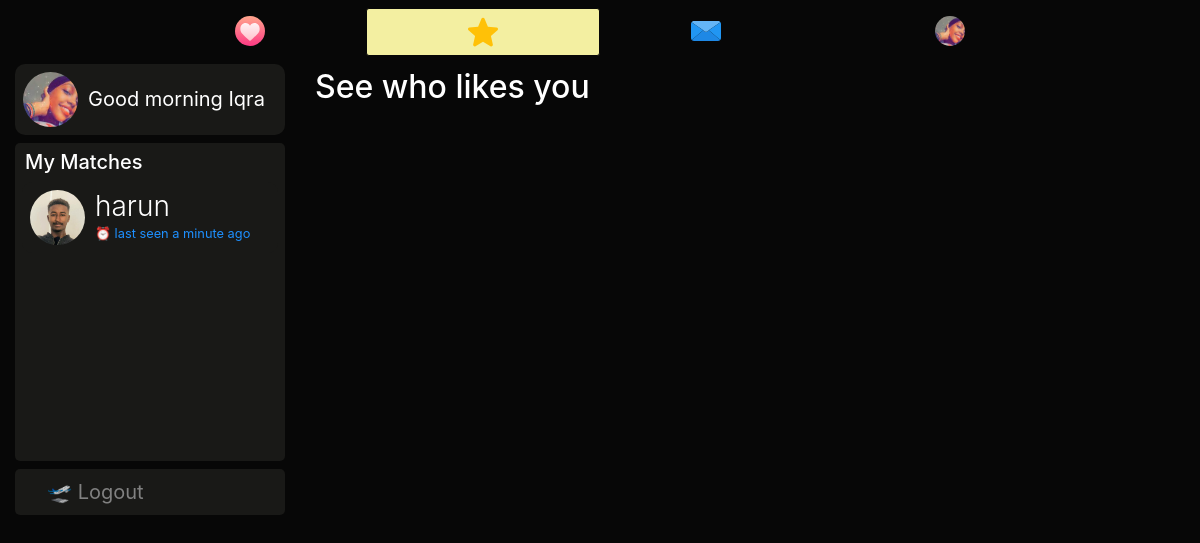
Page /discover (signed in) on the committed database.
### dating/models.py (models this page shows, shortened)
class User(db.Model, UserMixin):
	id = db.Column(db.Integer, primary_key=True)
	username = db.Column(db.String(20), unique=True, nullable=False)
	email = db.Column(db.String(120), unique=True, nullable=True)
	dp = db.Column(db.String(20), nullable=False, default='default.jpg')
	dp2 = db.Column(db.String(20), nullable=False, default='flip.png')
	dp3 = db.Column(db.String(20), nullable=False, default='plane.png')
	password = db.Column(db.String(60), nullable=False)
	last_seen = db.Column(db.DateTime, default=datetime.utcnow)
	date_joined = db.Column(db.DateTime, nullable=False, default=datetime.utcnow)
	department = db.Column(db.String(20), nullable=False)
	student_number = db.Column(db.Integer(), unique=True, nullable=True)
	age = db.Column(db.DateTime, nullable=False)
	gender = db.Column(db.String(20), nullable=False)
	country = db.Column(db.String(20), default="Cyprus", nullable=True)
	bio = db.Column(db.String(120), nullable=True)
	private = db.Column(db.Boolean, default=False, nullable=False)
	snapchat = db.Column(db.String(20), default="snapchat", nullable=True)
	instagram = db.Column(db.String(20), default="instagram", nullable=True)
	followed = db.relationship(
		'User', secondary=followers,
		primaryjoin=(followers.c.follower_id == id),
		secondaryjoin=(followers.c.followed_id == id),
		backref=db.backref('followers', lazy='dynamic'), lazy='dynamic')
	messages_sent = db.relationship('Message',
									foreign_keys='Message.sender_id',
									backref='author', lazy='dynamic')
	messages_received = db.relationship('Message',
										foreign_keys='Message.recipient_id',
										backref='recipient', lazy='dynamic')
	last_message_read_time = db.Column(db.DateTime)
	def is_following(self, user):
		return self.followed.filter(followers.c.followed_id == user.id).count() > 0
	def new_messages(self):
		last_read_time = self.last_message_read_time or datetime(1900, 1, 1)
		return Message.query.filter_by(recipient=self).filter(
			Message.timestamp > last_read_time).count()

### dating/routes.py (the view)
@app.route('/discover')
@login_required
def discover():
	users = User.query.all()
	liked_people = set()
	for user in users:
		if user != current_user and not current_user.is_following(user) and user.is_following(current_user) and user.gender != current_user.gender:
			liked_people.add(user)
	hour = datetime.now().hour
	year = datetime.now().year
	greeting = "Good morning" if 5<=hour<12 else "Good afternoon" if hour<18 else "Good evening"
	return render_template('discover.html', users=users, liked_people=liked_people, greeting=greeting, year=year, title='Discover')

### dating/models.py (called while the page is built)
@login_manager.user_loader
def load_user(user_id):
	return User.query.get(int(user_id))

### dating/routes.py (called while the page is built)
@app.before_request
def before_request():
	if current_user.is_authenticated:
		current_user.last_seen = datetime.utcnow()
		db.session.commit()

### dating/templates/discover.html (shortened to what this page needs)
{% extends "layout.html" %}
{% block content %}
<div class="container-fluid">
  <div class="row">
    <div class="col-lg-3 d-none d-lg-block position-fixed">
      <a href="{{ url_for('user_posts',username=current_user.username) }}" style="text-decoration:none;">
      <header class="mb-2">
        <img src="{{ url_for('static', filename='profile_pics/' + current_user.dp) }}" alt="default profile" class="profile-thumbnail">
        <div class="profile-name">
          <span class="mt-2 pt-1" style="font-size:20px;color:#fff;">{{greeting}} {{current_user.username.title()}}</span>
        </div>
      </header>
    </a>
      <div style="background:#191917;padding:7px;cursor:pointer;border-radius:5px;overflow:auto;height:318px;">
        <h5 style="padding-left: 3px;">My Matches</h5>
        {% for user in users if user.is_following(current_user) and current_user.is_following(user) %}
        <a href="{{url_for('message', recipient=user.username)}}" style="text-decoration:none;">
        <header>
        <img src="{{ url_for('static', filename='profile_pics/' + user.dp) }}" alt="default profile" class="profile-thumbnail">
        <div class="profile-name">
          <h3>{{user.username}}</h3>
          <small>⏰ last seen {{ moment(user.last_seen).fromNow() }}</small>
        </div>
      </header>
    </a>
      {% endfor %}
      </div>
        <div class="mt-2" style="background:#191917;padding:8px 8px 8px 32px;font-size:20px;display:block;border-radius:5px;">
        <a href="{{ url_for('logout') }}" style="text-decoration:none;color:#818181;"> 🛫 Logout</a>
        </div>
      </div>
    <div class="col-lg-9 offset-lg-3">
       {% set likes = [] %}
     <h2 class="mt-1">
      See who likes you
     </h2>
</div>
</div>
{% endblock content %}

### dating/templates/layout.html (shortened to what this page needs)
<!doctype html>
<html lang="en">
  <head>
    <link rel="stylesheet" href="https://stackpath.bootstrapcdn.com/bootstrap/4.3.1/css/bootstrap.min.css">
    <link rel="stylesheet" type="text/css" href="{{ url_for('static', filename='main.css') }}">
  </head>
  <body>
<nav class="navbar navbar-expand-md navbar-dark sticky-top justify-content-center d-none d-lg-block">
   <ul class="nav">
    <li {% if '/home' == request.path %}  class="active" {% endif %}>
      <a href="{{url_for('home')}}"><img src="{{ url_for('static', filename='resources/' + 'swipe.svg') }}" style="width:30px;height:30px;"></a>
    </li>
    <li {% if '/discover' == request.path %}  class="active" {% endif %}>
      <a href="{{url_for('discover')}}"><img src="{{ url_for('static', filename='resources/' + 'like.svg') }}" style="width:30px;height:30px;"></a>
    </li>
    <li {% if '/messages' == request.path %}  class="active" {% endif %}>
      <a href="{{url_for('messages')}}">
        <img src="{{ url_for('static', filename='resources/' + 'message.svg') }}" style="width:30px;height:30px;">
      </a>
    </li>
    <li>
      <a href="{{url_for('user_posts', username=current_user.username)}}">
        {% if current_user.is_authenticated %}
          <img src="{{ url_for('static', filename='profile_pics/' + current_user.dp) }}" style="width:30px;height:30px;border-radius:50%">
        {% else %}
        <img src="https://www.flaticon.com/premium-icon/icons/svg/3133/3133799.svg" style="width:30px;height:30px;">
        {% endif %}
      </a>
    </li>
</ul>
</nav>
  {% block content %} {% endblock %}
  </body>
</html>

### dating/static/main.css (style rules this page uses)
body { background:#070707; color:#fff; }
nav { background:#070707; }
small { color: #1e90ff; }
h3 { font-weight: 300; }
header { display: flex; flex-direction: row; color:#fff; background:#191917; border-radius:10px; padding:8px; cursor:pointer; }
header .profile-thumbnail { width: 55px; height: 55px; border-radius: 50%; }
header .profile-name { display: flex; flex-direction:column; margin-left: 10px; }
header h3, header h4 { display: flex; margin: 0; }

### dating/templates/layout.html (style rules this page uses)
ul.nav { width:80%; margin:0 auto; padding:0; list-style:none; background-color:none; text-align:center; font-family: sans-serif; }
.nav li { display:inline-block; width:25%; margin:0; padding:0; }
.nav a { text-align:center; padding:8px 0 8px 0; margin:0; display:block; text-decoration:none; color: #fff; }
.active { background: #F3EFA1; border: 1px solid #070707; border-radius: 3px; }
ul.nav li:first-child a { border:none; }
ul.nav li:last-child a { border:none; }

### rows in the picture
User: dp (picture), username "Iqra"
User: dp (picture), username "harun", last_seen "a minute ago"
